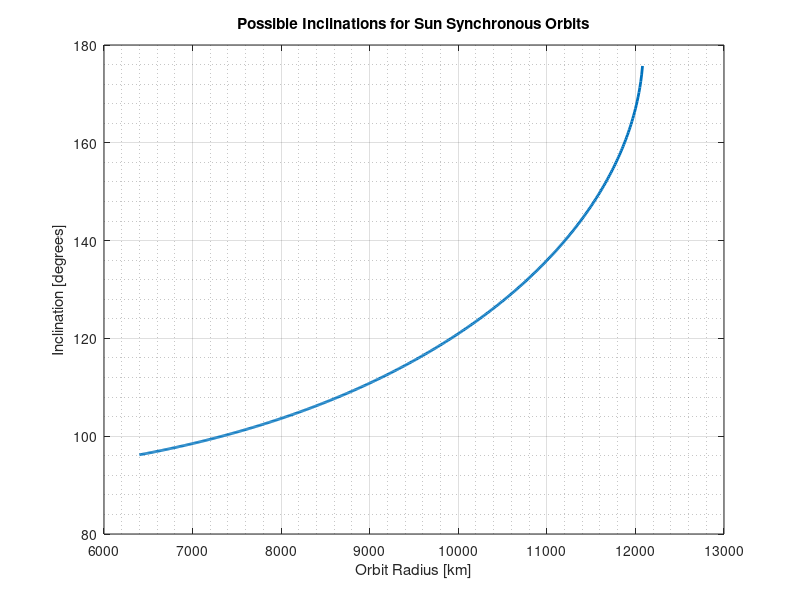

Reproduce this figure in MATLAB.
clc; clear; close all

%% part (c)(i)
% Problem: Plot inclinations as a function of orbit radius for circular Sun
% synchronous orbits

% Constants
mu = 4e5;
R_E = 6400;
J2 = 1e-3;
Omega_Sun = 2e-7;

% Maximum orbit radius
a_M = ((1.5*R_E^2*J2*sqrt(mu))/Omega_Sun)^(2/7); 

% Radius vector 
a = 6400:10:a_M;

% Inclination vector
i = acosd(-(a/a_M).^(7/2));

% Plot
figure();
plot(a,i,'LineWidth',2)
grid on; grid minor
xlabel('Orbit Radius [km]')
ylabel('Inclination [degrees]')
title('Possible Inclinations for Sun Synchronous Orbits')